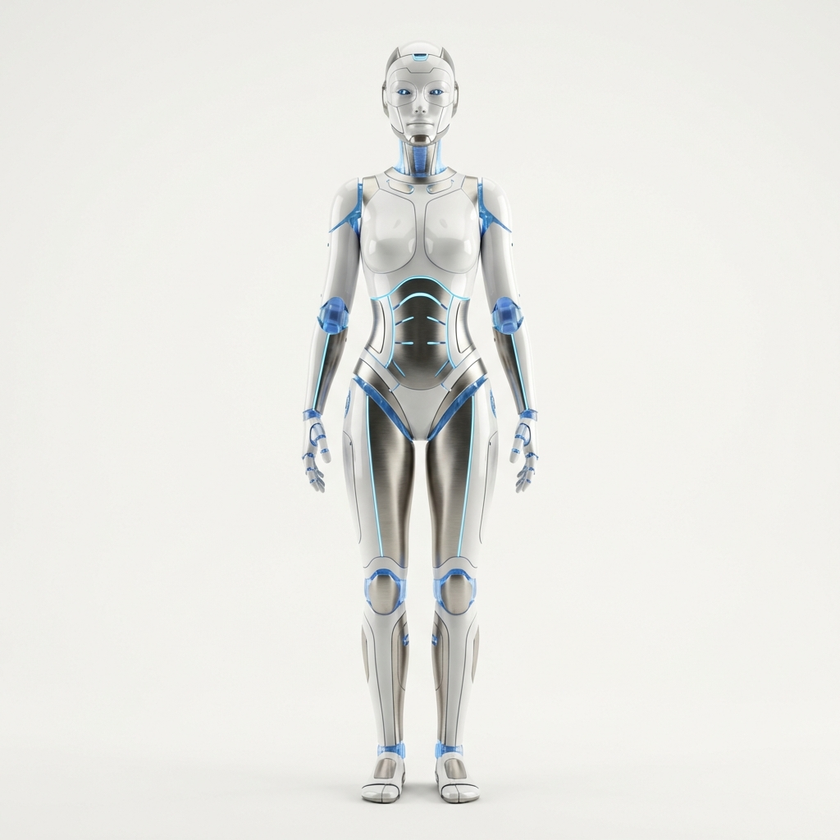
#> input picture public/female_robot_standing.png, 840 x 840 px, shrunk from 1024 x 1024 before the run, found by its file name
$ python process_image_simple.py
#> lines starting #> are read from the running program, lines starting #| are printed output that depends on the picture; after the words box and inside, x2 and y2 are one past the last pixel; in counts of white or black regions, pixels touching at a corner belong together
from PIL import Image
import numpy as np
import sys

input_path = '/Users/tejaspatel/TEJASKPAI/public/female_robot_standing.png'
output_path = '/Users/tejaspatel/TEJASKPAI/public/female_robot_transparent.png'

print("Running simple background removal...")
try:
    img = Image.open(input_path).convert('RGBA')
    data = np.array(img)

    # Simple threshold for white background (assuming >240 is white)
    # The image is channel-last (H, W, 4)
    # Transpose to (4, H, W) for easier unpacking if needed, or just index

    # Let's do vectorized mask
    r, g, b, a = data[:,:,0], data[:,:,1], data[:,:,2], data[:,:,3]
#> a: shape (840, 840); every value is 255

    # Mask: White-ish pixels
    mask = (r > 230) & (g > 230) & (b > 230)
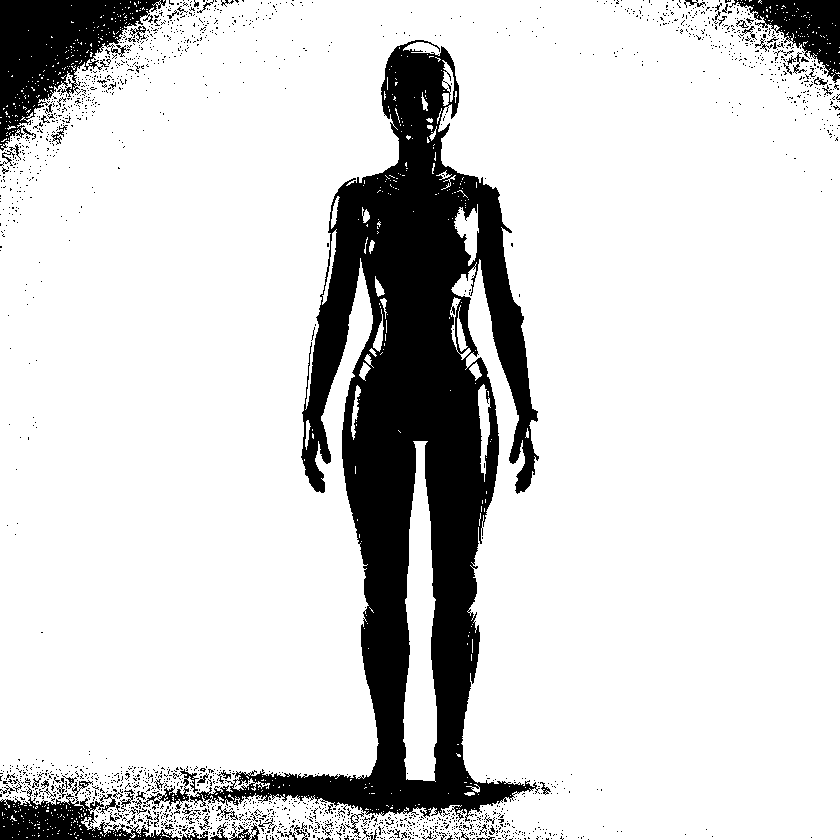
#> mask: shape (840, 840) bool; 83.4% white; 1981 black regions (1901 under 20 px), largest, box (x1, y1, x2, y2) and area: (190, 40, 540, 822) 89171, (0, 0, 166, 151) 11424, (0, 786, 181, 840) 4026

    # Set alpha to 0 where mask is True
    data[:,:,3][mask] = 0
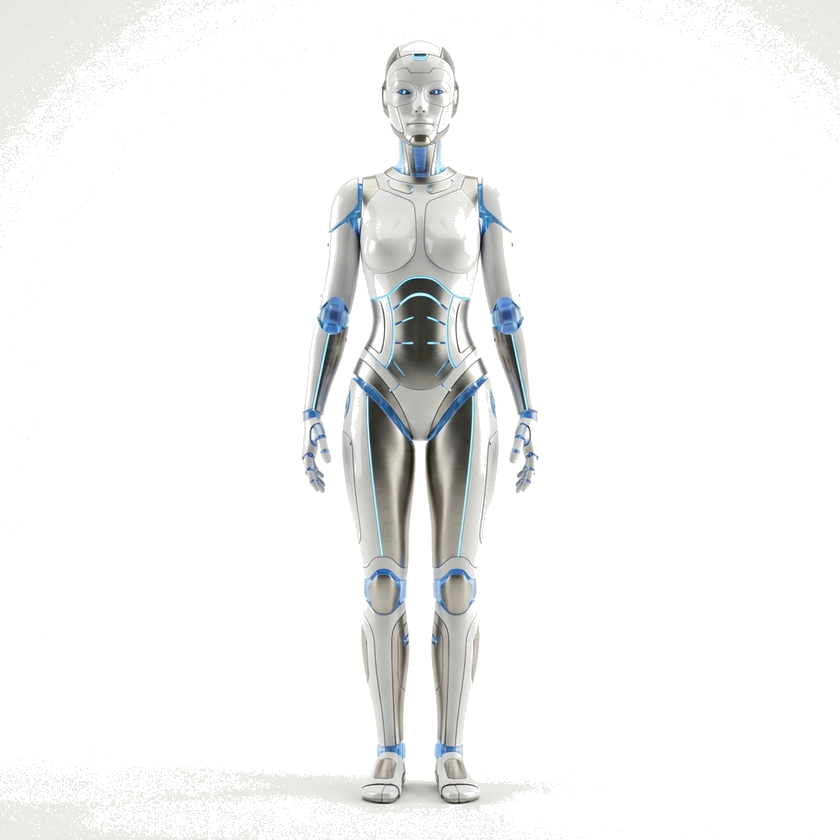
#> data: shape (840, 840, 4); mean R, G, B, A 231.9, 232, 227.9, 42.4; transparent parts drawn white

    result = Image.fromarray(data)
    result.save(output_path)
    print(f"Saved simple transparent image to {output_path}")

except Exception as e:
    print(f"Error: {e}")
    sys.exit(1)

$ run again, with public/agent_standing_source.png copied over public/female_robot_standing.png
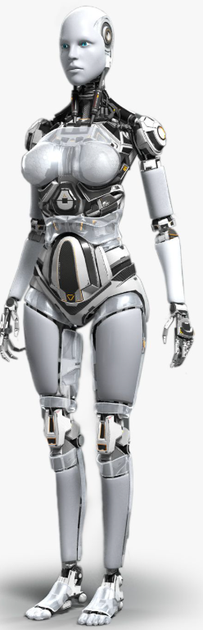
#> input picture public/agent_standing_source.png, 203 x 630 px, shrunk from 248 x 768 before the run, found by its file name
#> img is the input picture: PIL image 203x630 RGBA; mean R, G, B, A 199.1, 199.8, 200.9, 255
#> a: shape (630, 203); every value is 255
#> `mask = (r > 230) & (g > 230) & (b > 230)`:
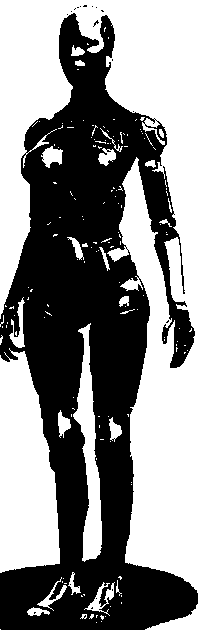
#> mask: shape (630, 203) bool; 53.3% white; 19 black regions (18 under 20 px), largest, box (x1, y1, x2, y2) and area: (0, 13, 198, 630) 59677
